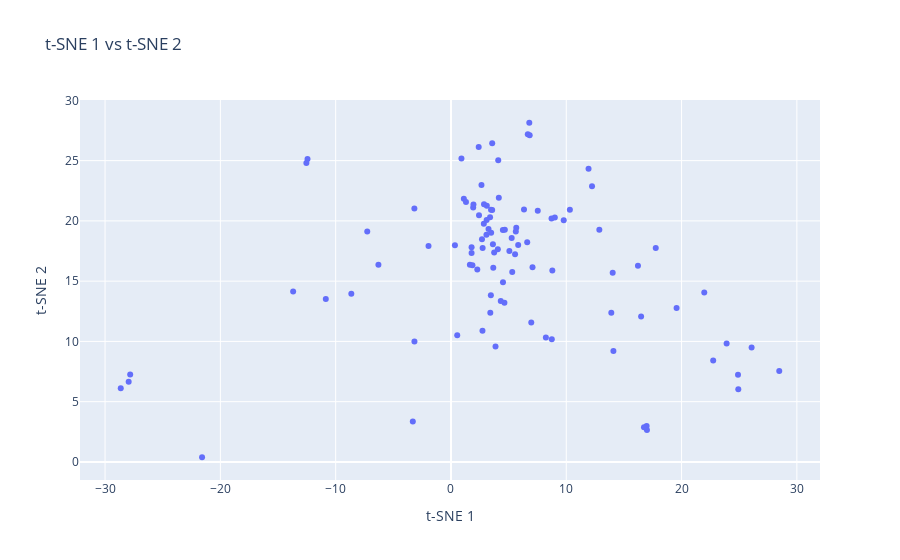

The notebook cell this image was saved under:
### Code cell
conv_tsne_embds = TSNE(n_components=2).fit_transform(conv_embds)
plot_words(conv_tsne_embds, 0, number_of_words, 1)

### Figure 1 — Plotly figure (JSON) as saved in the notebook; plotly's stock layout.template omitted (floating-point values rounded to 4 significant figures)
{"data": [{"mode": "markers", "text": ["n", "place", "food", "good", "like", "get", "time", "i", "would", "one", "order", "servic", "great", "back", "realli", "it", "tri", "even", "friend", "look", "want", "got", "come", "ni", "wait", "restaur", "have", "ask", "nthe", "make", "also", "am", "love", "nice", "go", "price", "never", "well", "could", "peopl", "drink", "went", "came", "know", "room", "say", "much", "tabl", "first", "said", "day", "eat", "thing", "take", "not", "tast", "minut", "littl", "best", "better", "way", "that", "night", "call", "think", "need", "two", "bar", "experi", "work", "give", "chicken", "pretti", "staff", "alway", "menu", "vega", "see", "there", "here", "made", "bad", "hour", "told", "fri", "use", "star", "custom", "right", "review", "walk", "still", "check", "ever", "around", "locat", "lot", "anoth", "pizza", "new"], "type": "scatter", "x": [3.077, 3.669, 4.635, 8.23, -12.44, 0.3435, 3.109, 3.391, 3.472, 12.87, 2.85, 8.722, 2.283, -27.95, 3.864, 1.788, 3.638, 9.779, 16.97, -7.26, 10.31, 16.22, 4.672, 3.574, 4.512, 12.23, 4.149, 2.646, 9.005, 13.91, 3.094, -3.309, 3.258, -28.64, -12.54, 7.074, 22.74, 17.0, -8.642, 14.03, 6.613, 4.5, 4.065, 0.5435, 5.265, 3.485, 5.829, 5.559, 5.663, 2.865, 26.07, 1.116, 2.431, 6.827, 3.747, 19.57, 24.92, 23.91, 2.405, -27.82, 6.793, 3.46, 3.576, -3.173, 8.792, 5.065, 6.663, 21.97, 1.929, 3.411, 4.319, 5.313, 2.732, 1.789, 6.964, -21.59, 1.301, -13.69, 0.9098, 5.623, 1.641, -6.292, 28.47, 11.93, 24.89, 1.862, 16.49, 14.09, 8.744, -10.86, 4.099, 6.333, 2.69, -3.167, 16.74, 1.951, 7.527, -1.947, 17.76, 2.746], "y": [18.84, 16.11, 13.21, 10.33, 25.13, 17.98, 21.25, 20.31, 20.91, 19.26, 19.77, 20.19, 15.97, 6.644, 9.572, 17.34, 18.06, 20.06, 2.984, 19.11, 20.92, 16.28, 19.27, 20.91, 14.9, 22.87, 21.93, 22.97, 20.27, 12.37, 20.07, 3.362, 19.32, 6.112, 24.81, 16.14, 8.41, 2.65, 13.96, 15.7, 18.22, 19.24, 17.65, 10.51, 18.58, 19.02, 18.0, 17.23, 19.43, 21.38, 9.499, 21.84, 20.47, 27.11, 17.38, 12.77, 6.039, 9.822, 26.14, 7.249, 28.14, 13.82, 26.43, 21.02, 15.89, 17.49, 27.19, 14.06, 21.11, 12.38, 13.36, 15.75, 10.88, 17.8, 11.57, 0.3881, 21.58, 14.15, 25.18, 19.11, 16.37, 16.36, 7.54, 24.32, 7.223, 16.31, 12.07, 9.196, 10.19, 13.52, 25.02, 20.95, 18.49, 10.0, 2.887, 21.35, 20.85, 17.92, 17.75, 17.75]}], "layout": {"hovermode": "closest", "title": {"text": "t-SNE 1 vs t-SNE 2"}, "xaxis": {"title": {"text": "t-SNE 1"}}, "yaxis": {"title": {"text": "t-SNE 2"}}}}
